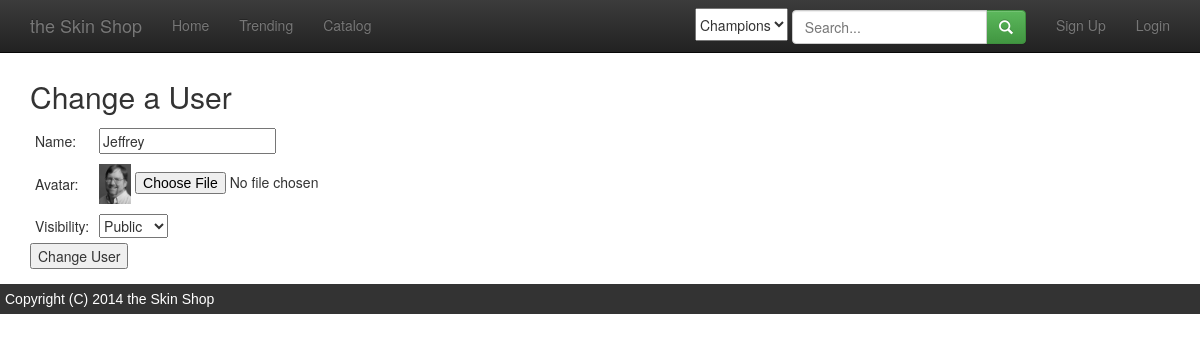
Screenshot of /admin_user_form.php?id=2 with the database file from the repository.
### tables this page shows
create table users (
	id           int(11)      NOT NULL AUTO_INCREMENT,
	user_name    varchar(255) NOT NULL,
  name         varchar(255) NOT NULL,
	password     varchar(255) NOT NULL,
	avatar_img   varchar(255) NULL,
	visibility   int(11)      NOT NULL,
	is_admin     bit(1)       NOT NULL,
	last_login   datetime     NULL,
	date_created datetime     NOT NULL,
	last_updated datetime     NOT NULL,
	PRIMARY KEY (id),
	FOREIGN KEY (visibility) REFERENCES visibility_settings (id)
);

### _paths.php (called while the page is built, shortened)
<?php
$user_avatar_img_path = "img/uploads/users/avatars";

### admin_user_form.php (the view, shortened to what this page needs)
<?php include '_header.php'; ?>
<?php include '_connect.php'; ?>
<?php include '_paths.php'; ?>
<?php
$id = null;
if (array_key_exists('id', $_GET)) $id = $_GET['id'];
if ($id != null) {
    echo '<h2>Change a User</h2>';
    $sql = 'select * from users where id=' . $id;
    $result = mysqli_query($db_connection, $sql);
    $row = mysqli_fetch_array($result);
    $name = $row['user_name'];
    $avatar_img = $row['avatar_img'];
    $visibility = $row['visibility'];
} else {
    echo '<h2>Add a New User</h2>';
    $name = '';
    $avatar_img = null;
    $visibility = '';
}
$sql = 'select * from visibility_settings';
$visibility_settings_result = mysqli_query($db_connection, $sql);
?>
<form action="admin_user_submit.php" method="POST" enctype="multipart/form-data">
    <table>
        <tr>
            <td>Name:</td>
            <td><input type="text" name="name" value="<?php echo $name ?>"/></td>
        </tr>
        <tr>
            <td>Avatar:</td>
            <td>
                <?php if ($avatar_img) echo "<img src='$user_avatar_img_path/$avatar_img' height=40/>"; ?>
                <input type="file" name="avatar_img" value="" style="display: inline"/>
        </tr>
        <tr>
            <td>Visibility:</td>
            <td>
                <select name="visibility">
                    <?php
                    while ($row = mysqli_fetch_array($visibility_settings_result)) {
                        $this_id = $row['id'];
                        $selected = ($this_id == $visibility ? "selected" : "");
                        echo "<option ${selected} value='{$row['id']}'>{$row['name']}</option>";
                    }
                    ?>
                </select>
            </td>
        </tr>
    </table>
    <?php
    if ($id != null) {
        echo '<input type="submit" name="button" value="Change User"/>';
    } else {
        echo '<input type="submit" name="button" value="Add User"/>';
    }
    ?>
</form>
<?php include '_footer.php'; ?>

### admin_user_form.php (style rules this page uses)
table tr td { padding: 5px; }

### rows the page displays
users: name "Jeffrey", avatar_img (picture)

### other values shown
form field visibility "Public"
